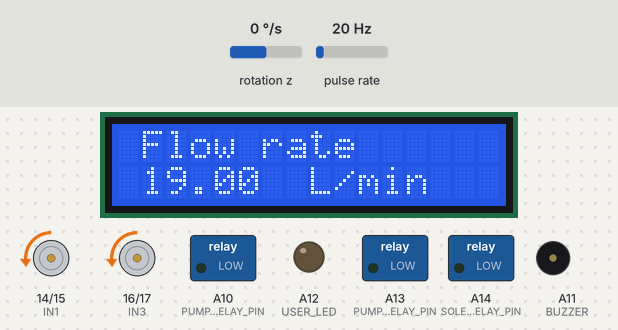
The sketch below on a simulated Arduino Mega 2560, built with avr-gcc and run on an emulated ATmega2560. On the bench: 16×2 character LCD, motor-driver pin pairs drawn as motors (green arrow = first pin HIGH = forward, orange = second pin HIGH = backward, longer = more drive, scaled by the enable pin), switched loads named in the sketch (green lamp = pin HIGH), output pins drawn as LEDs (lit = HIGH), buzzer (waves = sounding, pin HIGH). Wiring (inferred from the names in the program): pulse sensor: data pin 2; MPU-6050 motion sensor at I2C address 0x68. Inputs (shaded band) come from the test bench; at power-on: pulse rate 20 Hz, rotation z 0 °/s. What the sketch prints to the serial monitor is not drawn.

Above: at 2.3 s.
2.4 s: pulse rate (sensor on pin 2) set to 4 Hz
At 5.2 s:
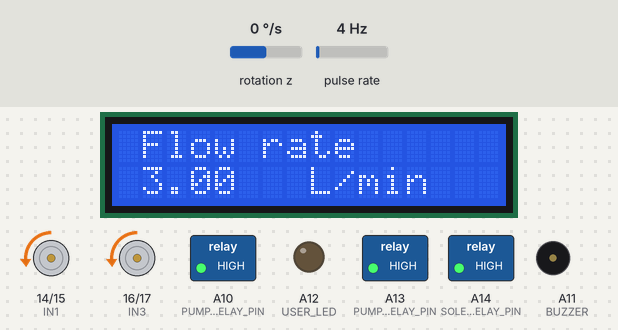
5.4 s: rotation z set to -192 °/s
At 5.67 s:
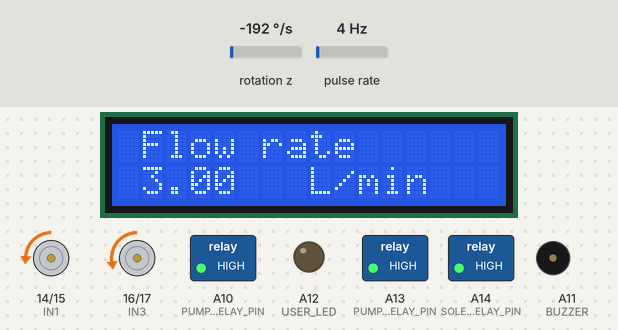
8.0 s: pulse rate (sensor on pin 2) set to 50 Hz
At 9.4 s:
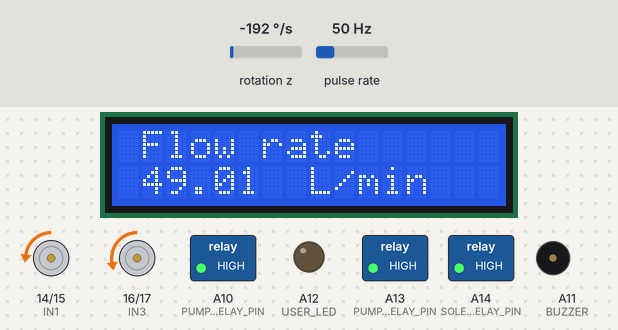
10.6 s: pulse rate (sensor on pin 2) set to 100 Hz
At 11.8 s:
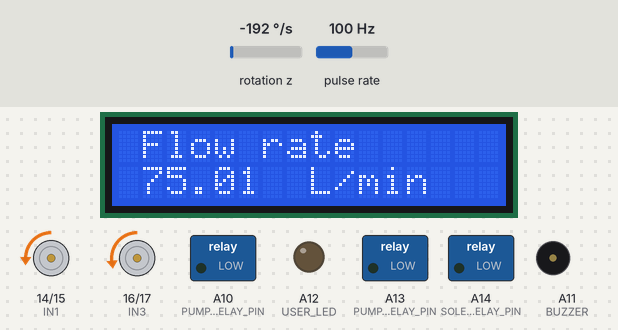
12.6 s: rotation z set to 0 °/s
At 12.6 s:
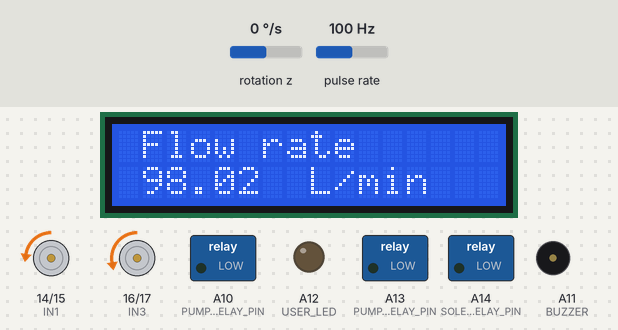
15.6 s: rotation z set to 100 °/s
At 15.83 s:
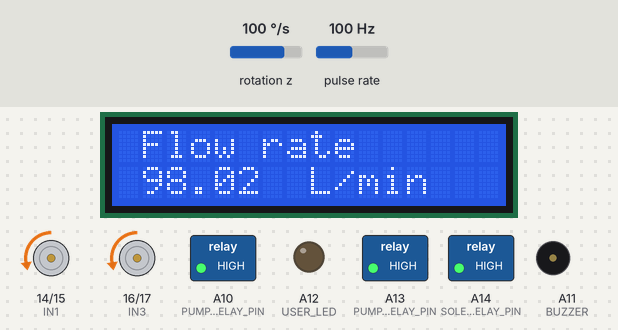
Timing chart, 0 to 19.1 s (numbered marks = the images above; inputs shaded):
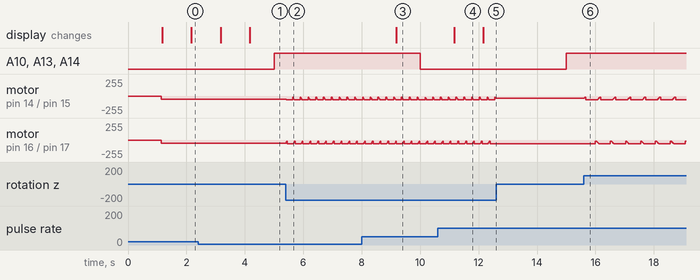

The sketch:

main-code-final.ino
```cpp
#include "defines.h"
#include <Wire.h>
#include "I2Cdev.h"

#define USE_LCD 1 // if you are using an LCD, set this line to 1, otherwise set to 0

#if USE_LCD
  #include <LiquidCrystal_I2C.h>
  LiquidCrystal_I2C lcd(0x27, 16, 2);
#endif

#define MOTOR_ENABLE 1 // must be set to 1 for the motors to run
#define MPU_ENABLE 1  // must be set to 1 for the MPU to be read


unsigned long paint_interval = 5000; // change this interval to change the length of the line painted
unsigned long previous_paint_time = 0;
unsigned long current_paint_time = 0;

// this is the variable used to turn on and off the psint system -> pump1, pump2 and solenoid
// the activation of the paint system must be non-blocking
// so that the robot stays in motion whie painting
uint8_t paint_system_state = 0;

/**
 *
 * states
 IDLE - on but not painting, buzz twice,blink at 1 second
 PAINTING - actively checking straight line and running paint system, blink at 200ms
 length between IDLE and START_PAINT ~10 seconds
 measure distance painted?
 * FLOW
 * wait for 10 seconds after setup
 * Read the IMU
 * Activate the paint system while checking the straightness of the line
 * Apply PID to motor while painting
 *
 * For demo: paint for 30 seconds then stop
 * deactivate paint system
 * state == DONE_PAINTING
 * buzz 3 times at 400ms
 * blink at 1Hz
 */


/**
 * Sensor read functions
 */
void read_gps_cordinates();
void get_flow_rate();

/**
 * Paint system Relay control functions
 */
void activate_solenoid_relay(uint8_t state);
void activate_pump_one_relay(uint8_t state);
void activate_pump_two_relay(uint8_t state);
void deactivate_solenoid_relay(uint8_t state);
void deactivate_pump_one_relay(uint8_t state);
void deactivate_pump_two_relay(uint8_t state);

void initialize_hardware_pins();
void blink_non_blocking(uint16_t);
void buzz_non_blocking(uint16_t);
void onboard_blink_non_blocking();

/**
 * set pinmodes
 */
void initialize_hardware_pins() {
  pinMode(PUMP_ONE_RELAY_PIN, OUTPUT);
  pinMode(PUMP_TWO_RELAY_PIN, OUTPUT);
  pinMode(SOLENOID_VALVE_RELAY_PIN, OUTPUT);
}

/**
 * Control the paint sequence
 */
void paint_sequence();

/**
 * Start pump 1
 */
void activate_pump_one_relay(uint8_t state) {
  digitalWrite(PUMP_ONE_RELAY_PIN, state);
}

/**
 * Start pump 2
 */
void activate_pump_two_relay(uint8_t state) {
  digitalWrite(PUMP_TWO_RELAY_PIN, state);
}

/**
 * Start solenoid valve
 */
void activate_solenoid_relay(uint8_t state) {
  digitalWrite(SOLENOID_VALVE_RELAY_PIN, state);
}

/**
 * Start pump 1
 */
void deactivate_pump_one_relay(uint8_t state) {
  digitalWrite(PUMP_ONE_RELAY_PIN, state);
}

/**
 * Start pump 2
 */
void deactivate_pump_two_relay(uint8_t state) {
  digitalWrite(PUMP_ONE_RELAY_PIN, state);
}

/**
 * Start solenoid valve
 */
void deactivate_solenoid_relay(uint8_t state) {
  digitalWrite(SOLENOID_VALVE_RELAY_PIN, state);
}

/**
 * Package the paint sequence
 * This function draws a dotted line after every PAINT_INTERVAL seconds
 * To change the length of the paint interval, adjust the paint_interval variable
 */
 void paint_sequence() {
  current_paint_time = millis();
  if((current_paint_time - previous_paint_time) > paint_interval) {
    previous_paint_time = current_paint_time;
    paint_system_state = !paint_system_state; // after every paint_interval, the systems will turn ON, paint, then turn OFF

    // activate the paint system
    activate_pump_one_relay(paint_system_state);
    activate_pump_two_relay(paint_system_state);
    activate_solenoid_relay(paint_system_state);

  }
 }

#if MOTOR_ENABLE
/**
 * Motor control functions
 */
  void init_motor_pins();
  void robot_start();
  void robot_stop();
  void robot_forward(uint8_t speed);
  void robot_turn_left(uint8_t speed);
  void robot_turn_right(uint8_t speed);
  void robot_reverse();
  void robot_set_speed(uint8_t);
  void drive_straight(uint8_t speed);
  void robot_motor_test();
  void correct_speed(int my_speed);
  void compute_RTK();
#endif

#if MPU_ENABLE
  //===================== MPU FUNCTIONS AND VARIABLES ======================
  #define MPU_ADDRESS 0x68
  #define MPU6050_RA_GYRO_ZOUT_H 0x47 //z values register adress
  #define MPU_ACCEL_RANGE 16
  #define GYRO_RANGE 250

  float gyro_z; // raw z register values
  unsigned long last_time = 0;
  float dt; // differential time
  long gyro_z0 = 221; // gyro osffset = mean value - get this value from the callibration process
  float yaw;
  float yaw_old = 0;
  float gyro_angle_z = 0; // angle variable

  void mpu_init();
  void mpu_callibrate();
  int16_t get_z_rotation();
  void calc_yaw();
  void check_straight_line();
  void read_accelerometer_values();


  // initialize mpu
  void mpu_init() {
    Wire.begin();
    Wire.beginTransmission(MPU_ADDRESS);
    Wire.write(0x6B);
    Wire.write(0); // wake up
    Wire.endTransmission(true);
    delay(1000);
  }

  // callibrate the MPU
  void mpu_callibrate() {
    // get callibratio samples
    debugln("Getting callibration samples...");
    unsigned short times = 100; // sampling times
    for(int i=0; i < times; i++) {
      gyro_z = get_z_rotation();
      gyro_z0 += gyro_z; // sum all measured values of gyro_z
    }

    debugln("Acquired samples...");

    gyro_z0 /= times; // compute the mean - to get the offset of the gyroscope for compensation
    debug("Z-axis Mean: "); debugln(gyro_z0);
  }


  // read z axis rotation
  int16_t get_z_rotation() {
    uint8_t buffer[14];
    I2Cdev::readBytes(MPU_ADDRESS, MPU6050_RA_GYRO_ZOUT_H,2, buffer);
    return ( ((uint16_t)buffer[0]) << 8) | buffer[1];

  }

  void calc_yaw() {
    unsigned long current_time = millis(); // current time (ms)
    dt = (current_time - last_time) / 1000.0; // differential time (seconds)
    last_time = current_time; // last sampling time (ms)

    gyro_z = get_z_rotation();

    float angular_z = (gyro_z - gyro_z0) / 131.0 * dt;
    if(fabs(angular_z) < 0.05) {
      angular_z = 0.00;
    }

    gyro_angle_z += angular_z; // return the z axis absolute rotation integral
    yaw = -gyro_angle_z;

    // debug
    //debug("GyroZ Value: "); debug(gyro_z); debug("       GyroAngle: "); debugln(gyro_angle_z);
  }

  //======================= END OF MPU FUCNTIONS AND VARIABLES ==============

#endif

// motor control variables
unsigned long t1 = 0;
unsigned long t2 = 0;

// timing variables
long int now = 0;
long int last_millis = 0;
long int current_millis = 0;
uint16_t interval = 300;

boolean buzz_state = LOW;
boolean user_led_state = LOW;

#if MOTOR_ENABLE // must be set to 1 to run motors

  // Adjust these speeds based on the weight of the robot
  // high speed is the max speed the robot will run at
  // low speed is the minimum speed the robot will run at
  // my_speed is the normal operation speed the robot should run at
  uint8_t high_speed = 54;
  uint8_t low_speed = 20;
  uint8_t my_speed = 45;

  uint8_t correct_speed_right;
  uint8_t correct_speed_left;

  // motor driver functions
  void init_motor_pins() {
    pinMode(ENA, OUTPUT);
    pinMode(ENB, OUTPUT);
    pinMode(IN1, OUTPUT);
    pinMode(IN2, OUTPUT);
    pinMode(IN3, OUTPUT);
    pinMode(IN4, OUTPUT);

    // turn off motor - initial state
    //digitalWrite(IN1, LOW);
    //digitalWrite(IN2, LOW);
    //digitalWrite(IN3, LOW);
    //digitalWrite(IN4, LOW);
  }

  /**
   * set motor speed
   */
  void robot_set_speed(uint8_t speed) {
    analogWrite(ENA, speed);
    analogWrite(ENB, speed);
  }

  /**
   * Turn Left
   */
   void robot_left(uint8_t speed) {
    analogWrite(ENA, speed);
    digitalWrite(IN1, LOW); // right motor drive forward
    digitalWrite(IN2, HIGH);

    analogWrite(ENB, speed);
    digitalWrite(IN3, HIGH); // reverse left motor, the robot will turn left
    digitalWrite(IN4, LOW);
   }

   /**
    * Turn Right
    */
  void robot_right(uint8_t speed) {
    analogWrite(ENB, speed);
    digitalWrite(IN3, LOW); // left motor drive forward
    digitalWrite(IN4, HIGH);

    analogWrite(ENA, speed);
    digitalWrite(IN1, HIGH); // reverse right motor, the robot will turn right
    digitalWrite(IN2, LOW);
  }

  /**
   * stop robot
   */
  void robot_stop(){
    digitalWrite(IN1, LOW);
    digitalWrite(IN2, LOW);
    digitalWrite(IN3, LOW);
    digitalWrite(IN4, LOW);
  }

  /**
   * move robot forward
   */
  void robot_forward(uint8_t speed) {

    drive_straight(speed);

    analogWrite(ENA, correct_speed_right); // right motor
    analogWrite(ENB, correct_speed_left); // left motor

    digitalWrite(IN1, LOW);
    digitalWrite(IN2, HIGH);
    digitalWrite(IN3, LOW);
    digitalWrite(IN4, HIGH);
  }

  /**
   * reverse robot
   */
  void robot_reverse() {
    digitalWrite(IN1, HIGH);
    digitalWrite(IN2, LOW);
    digitalWrite(IN3, HIGH);
    digitalWrite(IN4, LOW);
  }

  /**
   * test the robot motors
   */
  void robot_motor_test() {
    robot_forward(100);
    delay(3000);
    robot_reverse();
    delay(3000);
    robot_stop();
  }

  void correct_speed(int my_speed){
    calc_yaw();
    int kp = 5; // Proportional constant
    int error = yaw;
    correct_speed_right = my_speed + (error * kp); // maintain speed by speeding up right motor
    correct_speed_left = my_speed - (error * kp);

    if(correct_speed_right > high_speed) {
      correct_speed_right = high_speed; // high_speed is the maximum speed of the robot
    } else if(correct_speed_right < low_speed) {
      correct_speed_right = low_speed; // low_speed is the minimum speed of the car
    }

    // if direction changes,
    if(correct_speed_left > high_speed){
      correct_speed_left = high_speed;
    } else if(correct_speed_left < low_speed) {
      correct_speed_left = low_speed;
    }

  }

  void drive_straight(uint8_t speed) {
    static unsigned long onTime;
    // to compute corr_speed, the yaw data is acquired at startup, and updated every 10 ms
    if(millis() - onTime > 10) {
      correct_speed(speed);
      onTime = millis();
    }
  }

#endif

 /**
  * Other functions
  */

/**
 * non blocking buzz
 */
void buzz_non_blocking(uint16_t j) {
  current_millis = millis();
  if(current_millis - last_millis >= j) {
    last_millis = current_millis;
    buzz_state = !buzz_state;
    digitalWrite(BUZZER, buzz_state);
  }
}

/**
 * non blocking blink
 */
void blink_non_blocking(uint16_t i) {
  current_millis = millis();
  if(current_millis - last_millis >= i) {
    last_millis = current_millis;
    user_led_state = !user_led_state;
    digitalWrite(USER_LED, user_led_state);
  }

}

/**
 * ======================== FLOW METER =======================
 */

double flow_rate = 0.0; // this is the value we intend to calculate
volatile int pulse_count = 0;

void initialize_flow_meter();
void flow();
void measure_flow_rate();

unsigned long previous_flow_time = 0;
unsigned long current_flow_time = 0;
unsigned long flow_interval = 1000; // interval to measure flow rate
uint8_t is_waiting_flow = false;

void initialize_flow_meter() {
  pinMode(FLOW_PIN, INPUT);
  digitalWrite(FLOW_PIN, HIGH);
  attachInterrupt(digitalPinToInterrupt(FLOW_PIN), flow, RISING);
}

void flow() {
  pulse_count++;
}

void measure_flow_rate() {
  current_flow_time = millis();
  if(current_flow_time - previous_flow_time >= flow_interval) {
    previous_flow_time = current_flow_time;
    if(pulse_count != 0){

      // start flow rate conversion

      // check the flow sensor you are using
      // I used FS300A with a flow range of 1-60L/min ->
      // converting this gives 60000ml/(60*60)seconds = 16.67 ml per second
      flow_rate = (pulse_count * 16.67);
      flow_rate = flow_rate * 60; // ml per second
      flow_rate =  flow_rate / 1000; // ml to liters- > giving you Ltrs/min

      #if USE_LCD
        // display on LCD
        lcd.clear();
        lcd.setCursor(1, 0);
        lcd.print("Flow rate");
        lcd.setCursor(1,1);
        lcd.print(flow_rate);
        lcd.setCursor(8, 1);
        lcd.print("L/min");
      #endif

      // reset pulse counter
      pulse_count = 0;
    } else {
      flow_rate = 0.0;
      #if USE_LCD
        // display on LCD
        lcd.clear();
        lcd.setCursor(1, 0);
        lcd.print("Flow rate");
        lcd.setCursor(1,1);
        lcd.print(flow_rate);
        lcd.setCursor(8, 1);
        lcd.print("L/min");
      #endif
    }

    debug("FLOW_RATE: "); debugln(flow_rate);
  }


}

 /**
  * ==========================================================
  */

#if USE_LCD
  /**
   *
   * LCD screen
   */


   void init_lcd();

   void init_lcd() {
    lcd.begin();
    lcd.clear();
    lcd.backlight();

    // hello message
    lcd.setCursor(1, 0);
    lcd.print("Hello, Robot");
    lcd.setCursor(1,1);
    lcd.print("Ready");
   }
#endif

void setup() {
  Serial.begin(9600);
  pinMode(BUZZER, OUTPUT);
  pinMode(USER_LED, OUTPUT);
  initialize_hardware_pins(); // setup relay pins
  initialize_flow_meter(); // set up flow meter

  #if MPU_ENABLE
    mpu_init();
    mpu_callibrate();
  #endif

  #if MOTOR_ENABLE
    // initialize motor hardware
    init_motor_pins();
    //robot_set_speed(70);
    //robot_motor_test();
  #endif

  yaw = 0;

  #if USE_LCD
    init_lcd();
  #endif

}


void loop() {

  /**
   * start moving the robot
   */
  robot_forward(my_speed); // go forward

  //debug("YAW: "); debug(yaw); debug(" Right-speed: "); debug(correct_speed_right); debug(" Left-speed: "); debugln(correct_speed_left);

  /**
   * Activate the paint system
   */
   paint_sequence();

   /**
    * Measure the flow rate
    */
   measure_flow_rate();

}
```

defines.h
```cpp
#ifndef DEFINES_H
#define DEFINES_H

#define debug(x) Serial.print(x)
#define debugln(x) Serial.println(x)


#define BUZZER A11
#define USER_LED A12


// MOTOR DRIVER PINS
#define ENA 11
#define ENB 12
#define IN1 14
#define IN2 15
#define IN3 16
#define IN4 17

// paint system pins
#define PUMP_ONE_RELAY_PIN        A13
#define PUMP_TWO_RELAY_PIN        A10
#define SOLENOID_VALVE_RELAY_PIN  A14
#define FLOW_PIN 2 // flow meter pin


#endif
```

Measured:
- after the input at 2.4 s, the display: first changes after 0.77 s (image 1 shows a later state)
- after the input at 5.4 s, motor on pin 14 (IN1) / pin 15 (IN2): ramps from backward 20/255 to backward 54/255 and jumps back, once every 0.26 s; motor on pin 16 (IN3) / pin 17 (IN4): ramps from backward 54/255 to backward 20/255 and jumps back, once every 0.26 s
- after the input at 8.0 s, the display: changes after 1.2 s (image 3)
- after the input at 10.6 s, the display: changes after 0.57 s (image 4)
- after the input at 12.6 s, motor on pin 14 (IN1) / pin 15 (IN2): stays backward 33/255 (without the input it goes to backward 43/255 after 0.00 s); motor on pin 16 (IN3) / pin 17 (IN4): stays backward 54/255 (without the input it goes to backward 47/255 after 0.00 s)
- after the input at 15.6 s, motor on pin 14 (IN1) / pin 15 (IN2): ramps from backward 54/255 to backward 20/255 and jumps back, once every 0.51 s; motor on pin 16 (IN3) / pin 17 (IN4): ramps from backward 20/255 to backward 54/255 and jumps back, once every 0.51 s
